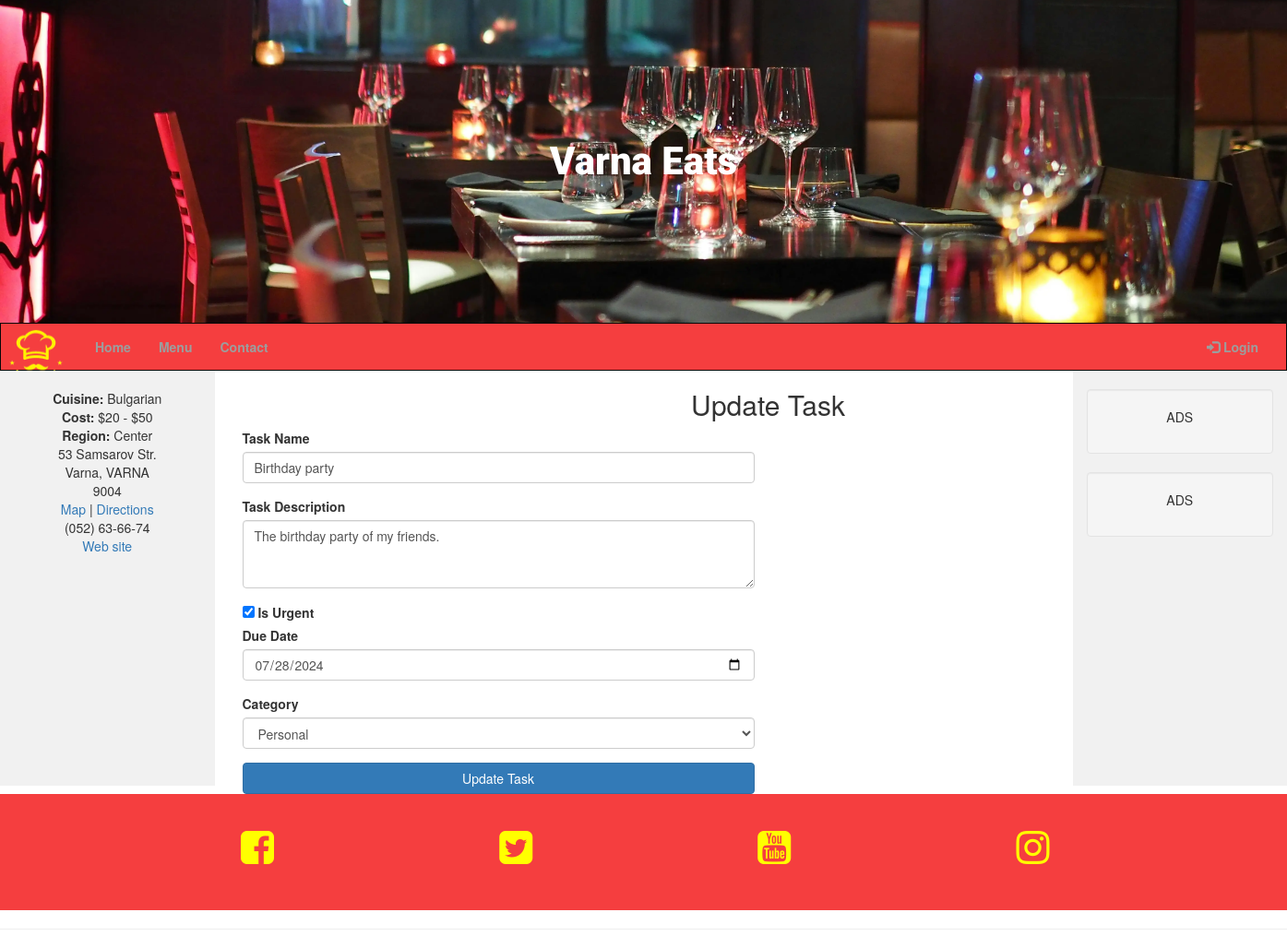
The app's page /update_task/4 with its own data.
### run.py (models this page shows, shortened)
class Task(db.Model):
    id = db.Column(db.Integer, primary_key=True)
    task_name = db.Column(db.String(50), unique=True, nullable=False)
    task_description = db.Column(db.Text, nullable=False)
    is_urgent = db.Column(db.Boolean, default=False, nullable=False)
    due_date = db.Column(db.Date, nullable=False)
    category_id = db.Column(db.Integer, db.ForeignKey("category.id", ondelete="CASCADE"), nullable=False)

class Category(db.Model):
    id = db.Column(db.Integer, primary_key=True)
    category_name = db.Column(db.String(25), unique=True, nullable=False)
    tasks = db.relationship("Task", backref="category", cascade="all, delete", lazy=True)

### run.py (the view, shortened to what this page needs)
@app.route("/update_task/<int:task_id>", methods=["GET", "POST"])
def update_task(task_id):
    task = Task.query.get_or_404(task_id)
    categories = Category.query.all()
    return render_template("update_task.html", task=task, categories=categories)

### taskmanager/templates/update_task.html
{% extends "base.html" %}
{% block content %}
<div class="container mt-5">
    <h2 class="text-center">Update Task</h2>
    <form method="post">
        <div class="row justify-content-center">
            <div class="col-md-6">
                <div class="form-group">
                    <label for="task_name">Task Name</label>
                    <input type="text" class="form-control" name="task_name" id="task_name" value="{{ task.task_name }}" required>
                </div>
                <div class="form-group">
                    <label for="task_description">Task Description</label>
                    <textarea class="form-control" name="task_description" id="task_description" rows="3" required>{{ task.task_description }}</textarea>
                </div>
                <div class="form-check mb-3">
                    <input type="checkbox" class="form-check-input" name="is_urgent" id="is_urgent" {% if task.is_urgent %}checked{% endif %}>
                    <label class="form-check-label" for="is_urgent">Is Urgent</label>
                </div>
                <div class="form-group">
                    <label for="due_date">Due Date</label>
                    <input type="date" class="form-control" name="due_date" id="due_date" value="{{ task.due_date }}" required>
                </div>
                <div class="form-group">
                    <label for="category_id">Category</label>
                    <select class="form-control" name="category_id" id="category_id" required>
                        {% for category in categories %}
                            <option value="{{ category.id }}" {% if category.id == task.category_id %}selected{% endif %}>
                                {{ category.category_name }}
                            </option>
                        {% endfor %}
                    </select>
                </div>
                <button type="submit" class="btn btn-primary btn-block">Update Task</button>
            </div>
        </div>
    </form>
</div>
{% endblock %}

### taskmanager/static/css/style.css (style rules this page uses)
::placeholder { color: white; }

### records on screen
Task: task_name "Birthday party", task_description "The birthday party of my friends.", is_urgent "☑", due_date "07/28/2024", category_id "Personal"
